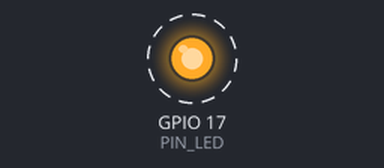
The program below on a simulated Raspberry Pi (BCM pin numbers). On the bench: output pins drawn as LEDs (lit = HIGH). Dashed ring = blinking.

Above: at 0.5 s.
Timing chart, 0 to 4.6 s (numbered marks = the images above):
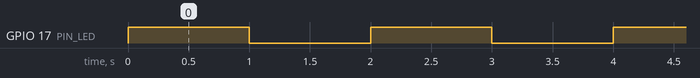

Measured:
- by itself, GPIO 17 (PIN_LED): alternates HIGH for 1.0 s and LOW for 1.0 s

The program:

wiringpi_test.py
```python
# coding: utf-8

# WiringPi 라이브러리 임포트
import wiringpi

# 사용할 핀번호
PIN_LED = 17

# GPIO 초기화
wiringpi.wiringPiSetupGpio()
# LED를 연결한 핀을 출력으로 설정
wiringpi.pinMode(PIN_LED,wiringpi.OUTPUT)

# 예외 처리
try:

    # 무한 반복
    while True:
        # LED 켜기
        wiringpi.digitalWrite(PIN_LED, wiringpi.HIGH)
        # 1초 대기
        wiringpi.delay(1000)
        # LED 끄기
        wiringpi.digitalWrite(PIN_LED, wiringpi.LOW)
        # 1초 대기
        wiringpi.delay(1000)

# 키보드 예외 검출
except KeyboardInterrupt:

    # 아무 것도 하지 않음
    pass

# 핀을 입력으로 바꾸고 LED 끄기
wiringpi.pinMode(PIN_LED, wiringpi.INPUT)
wiringpi.pullUpDnControl(PIN_LED, wiringpi.PUD_DOWN)
```
